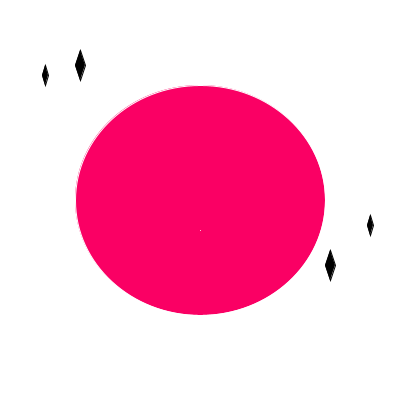
Frame 1 (no input)
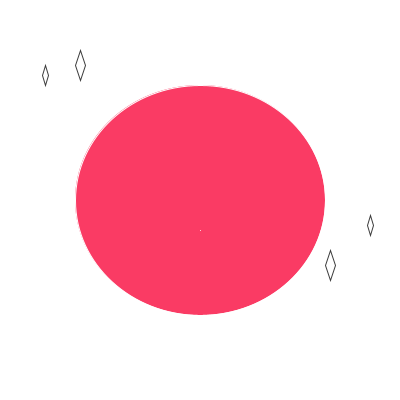
Frame 60 (the mouse pressed at the canvas centre just before this capture)
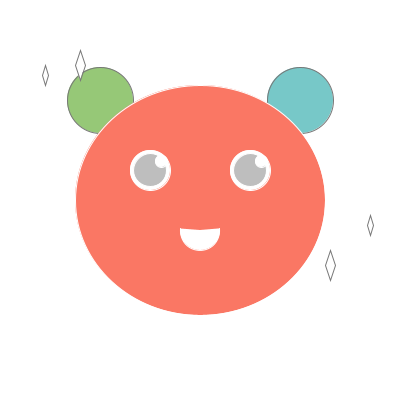
Frame 120 (the mouse held since frame 60 and released just before this capture)

The Processing sketch that drew these frames (run headless with seeded random() and noise(); from frame 60 on, the mouse is pressed at the canvas centre):

// Processing sketch: processing_76828
// ── processing_76828.pde

//Autor: Lulu Z.
int posicion=0;
int posicion2=0;
int relleno=0;
void setup(){
  size(400,400);//Pantalla
}
void draw(){
  background(300,300,300);//fundo blanc
  
  fill(150,200,posicion);//relleno azul
  ellipse(100,100,mouseX/3,mouseY/3);
  fill(posicion,200,200);//relleno rosa
  ellipse(300,100,mouseX/3,mouseY/3);
  
  stroke(300,300,300);
  fill(250,posicion,100);//relleno amarillo
  ellipse(200,200,250,230);
  posicion=(posicion+1)%300;
  
  fill(300,300,300);//r.blanco
  ellipse(150,170,mouseX/5,mouseY/5);
  ellipse(250,170,mouseX/5,mouseY/5);
  
  stroke(300,300,300);
  fill(relleno);//r.negro
  ellipse(150,170,mouseX/6,mouseY/6);
  ellipse(250,170,mouseX/6,mouseY/6);
  
  stroke(300,300,300);
  fill(300,300,300);//r.blanco
  ellipse(161,161,mouseX/16,mouseY/16);
  ellipse(261,161,mouseX/16,mouseY/16);
  
  stroke(300,300,300);//arco
  fill(300,300,300);
  arc(200,230,mouseX/5,mouseY/5,6.2,9.5);
  
  stroke(posicion,posicion,posicion);
  fill(posicion2,posicion2,posicion2);
  quad(80,50,85,65,80,80,75,65);//brillantes
  quad(45,65,48,75,45,85,42,75);
  quad(330,250,335,265,330,280,325,265);
  quad(370,215,373,225,370,235,367,225);
  posicion2=(posicion2+10)%300;
  
}
void mousePressed(){
  relleno=190;
}
void mouseReleased(){
  relleno=0;
}
